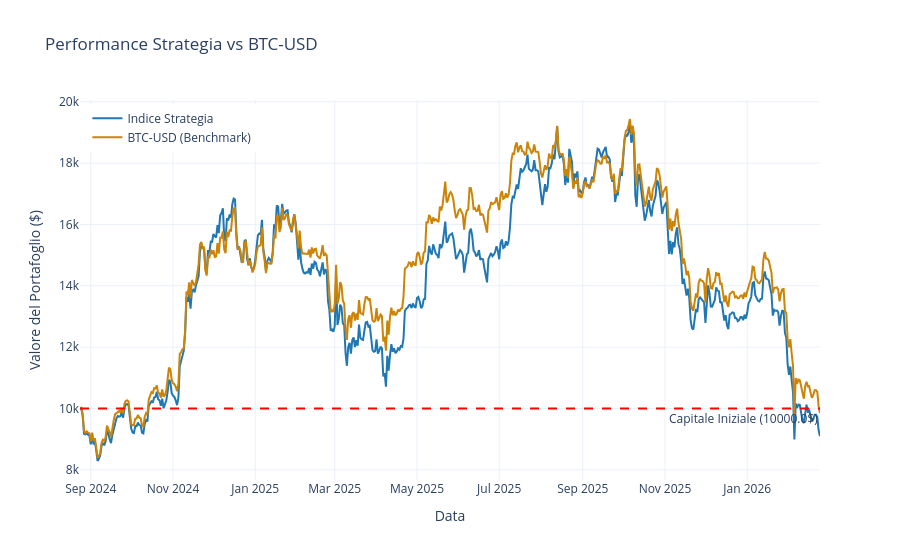

Here is the notebook cell this chart was saved with:
### Code cell
if __name__ == "__main__":
    # 1. Definiamo la lista degli asset da includere nel portafoglio
    # È consigliato includere "BTC-USD" affinché venga usato come benchmark nei grafici e nelle statistiche

    Conio_coin = [
        "BTC-USD", "ETH-USD", "XRP-USD", "SOL-USD", "DOGE-USD", 
        "ADA-USD", "LINK-USD", "AVAX-USD", "DOT-USD", 
        "UNI7083-USD", "SKY33038-USD", "NEAR-USD", "ATOM-USD", 
        "POL28321-USD", "ALGO-USD", "APT21794-USD", "ARB11841-USD", "STX4847-USD", 
        "INJ-USD", "TIA-USD", "GRT6719-USD", "OP-USD", "SUI20947-USD", 
        "XLM-USD", "XPL-USD", "ONDO-USD", "HBAR-USD", 
        "FIL-USD", "AAVE-USD", "NIGHT39064-USD"
    ]
    
    # 2. Inizializziamo la strategia figlia con un capitale di partenza
    strategy = RebalancedMarketCapStrategy(initial_value=10000.0)
    
    # 3. Importiamo i dati (es. ultimo anno)
    strategy.import_data(assets=Conio_coin, timeframe="18mo")
    
    # 4. Eseguiamo il backtest (es. ribilanciamento ogni 30 giorni)
    # Avvolgiamo in un try-except in caso di errori di connessione o dati mancanti
    try:
        strategy.run_strategy(rebalance_freq_days=30)
        
        # 5. Calcoliamo e stampiamo le statistiche
        print("\n--- Statistiche di Performance ---")
        stats_df = strategy.calculate_stats()
        print(stats_df)
        
        # 6. Mostriamo il grafico
        strategy.plot_results()
        
    except ValueError as e:
        print(f"\nErrore durante l'esecuzione della strategia: {e}")

### Figure 1 — Plotly figure (JSON) as saved in the notebook; plotly's stock layout.template omitted (floating-point values rounded to 4 significant figures; data arrays with more than 128 entries replaced by an {"elided": "..."} marker saying what was removed)
{"data": [{"line": {"color": "#1f77b4", "width": 2}, "mode": "lines", "name": "Indice Strategia", "type": "scatter", "x": {"elided": "550 str values"}, "y": {"elided": "550 float values"}}, {"line": {"color": "#cc8306", "width": 2}, "mode": "lines", "name": "BTC-USD (Benchmark)", "type": "scatter", "x": {"elided": "550 str values"}, "y": {"elided": "550 float values"}}], "layout": {"annotations": [{"showarrow": false, "text": "Capitale Iniziale (10000.0$)", "x": 1, "xanchor": "right", "xref": "x domain", "y": 10000, "yanchor": "top", "yref": "y"}], "hovermode": "x unified", "legend": {"x": 0.01, "xanchor": "left", "y": 0.99, "yanchor": "top"}, "shapes": [{"line": {"color": "red", "dash": "dash"}, "type": "line", "x0": 0, "x1": 1, "xref": "x domain", "y0": 10000, "y1": 10000, "yref": "y"}], "title": {"text": "Performance Strategia vs BTC-USD"}, "xaxis": {"title": {"text": "Data"}}, "yaxis": {"title": {"text": "Valore del Portafoglio ($)"}}}}
